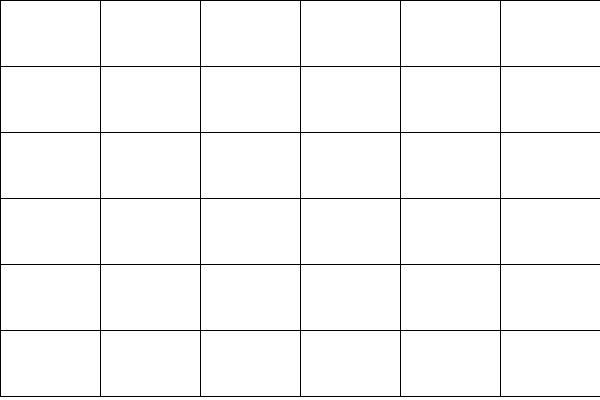
Frame 1 (no input)
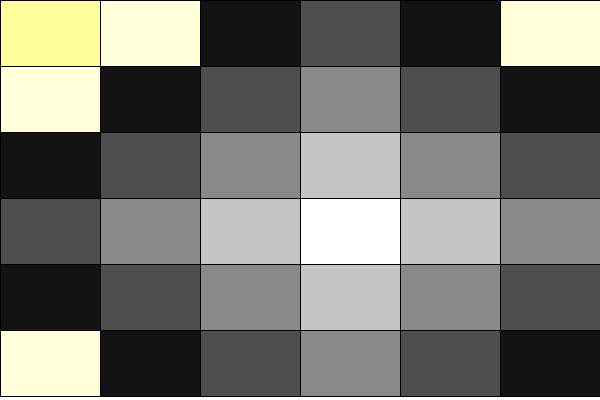
Frame 60 (the mouse pressed at the canvas centre just before this capture)
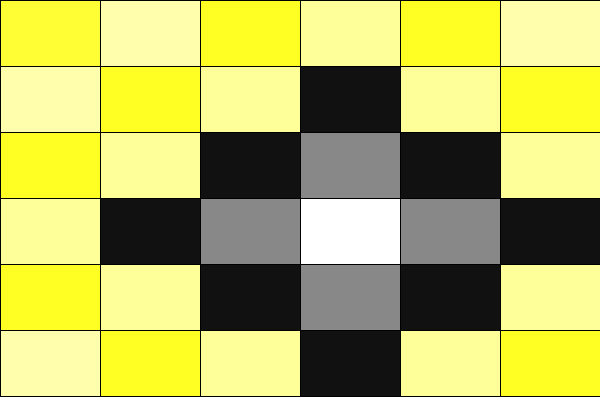
Frame 120 (the mouse held since frame 60 and released just before this capture)

The Processing sketch that drew these frames (run headless with seeded random() and noise(); from frame 60 on, the mouse is pressed at the canvas centre):

// Processing sketch: homework_for_week_3
// ── homework_for_week_3.pde
int numRects = 6;  // 矩形的数量
int spread = 0;   // 扩散的范围

void setup() {
  size(600, 400);
  background(255);  // 设置背景为白色
}

void draw() {
  int rectWidth = width / numRects;
  int rectHeight = height / numRects;
  
  int centerX = numRects / 2;
  int centerY = numRects / 2;
  
  for (int i = 0; i < numRects; i++) {
    for (int j = 0; j < numRects; j++) {
      int x = i * rectWidth;
      int y = j * rectHeight;
      
      // 计算当前格子到中心格子的距离
      int distance = abs(i - centerX) + abs(j - centerY);
      
      // 根据距离确定颜色
      int colorValue = 255 - distance * spread;
      fill(colorValue);
      
      rect(x, y, rectWidth, rectHeight);
    }
  }
  
  // 扩散范围逐渐增加
  if (spread < 255) {
    spread += 1;
  }
}
